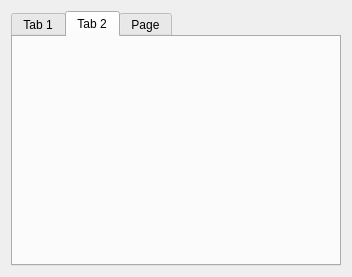
<?xml version="1.0" encoding="UTF-8"?>
<ui version="4.0">
 <class>MainWidget</class>
 <widget class="QWidget" name="MainWidget">
  <property name="geometry">
   <rect>
    <x>0</x>
    <y>0</y>
    <width>352</width>
    <height>277</height>
   </rect>
  </property>
  <property name="windowTitle">
   <string>MainWidget</string>
  </property>
  <layout class="QVBoxLayout" name="verticalLayout">
   <item>
    <widget class="QTabWidget" name="tabWidget">
     <property name="currentIndex">
      <number>1</number>
     </property>
     <widget class="QWidget" name="pTab1">
      <attribute name="title">
       <string>Tab 1</string>
      </attribute>
     </widget>
     <widget class="QWidget" name="pTab2">
      <attribute name="title">
       <string>Tab 2</string>
      </attribute>
     </widget>
     <widget class="QWidget" name="pTab3">
      <attribute name="title">
       <string>Page</string>
      </attribute>
     </widget>
    </widget>
   </item>
  </layout>
 </widget>
 <resources/>
 <connections/>
</ui>
